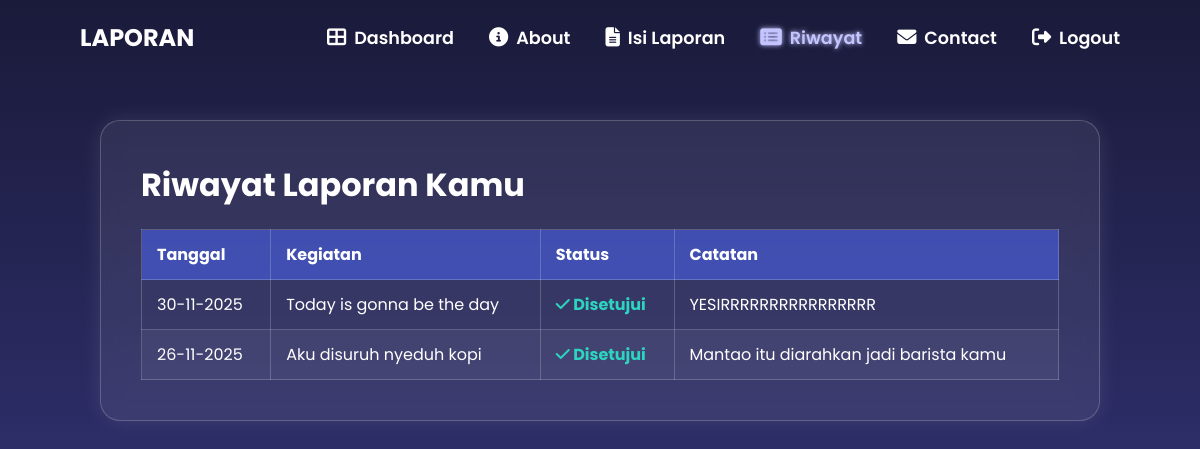
/daftar-laporan.php (signed in), run on the app's committed database.
### tables this page shows
CREATE TABLE `jurnalkegiatan` (
  `id_jurnalkegiatan` int(11) NOT NULL,
  `id_users` int(25) NOT NULL,
  `id_siswa` int(25) NOT NULL,
  `tanggal` date NOT NULL,
  `kegiatan` text NOT NULL,
  `waktu` varchar(50) NOT NULL,
  `status` enum('menunggu','disetujui','ditolak') DEFAULT 'menunggu',
  `paraf_pembimbing` varchar(100) DEFAULT NULL,
  `catatan_pembimbing` text DEFAULT NULL
);

### daftar-laporan.php (the view, shortened to what this page needs)
<?php
include 'config.php';
if (isset($_SESSION['user']['id_users'])) {
    $id_user = $_SESSION['user']['id_users'];
} else {
    $id_user = isset($_SESSION['user']['id_user']) ? $_SESSION['user']['id_user'] : 0;
}
$query_siswa = mysqli_query($conn, "SELECT id_siswa FROM siswa WHERE id_users = '$id_user'");
$siswa = mysqli_fetch_assoc($query_siswa);
$laporan = false;
if ($siswa) {
    $id_siswa = $siswa['id_siswa'];
    $laporan = mysqli_query($conn, "SELECT * FROM jurnalkegiatan WHERE id_siswa = '$id_siswa' ORDER BY tanggal DESC");
}
?>
<!DOCTYPE html>
<html lang="id">
<head>
    <link rel="stylesheet" href="style.css">
    <link rel="stylesheet" href="https://cdnjs.cloudflare.com/ajax/libs/font-awesome/6.5.2/css/all.min.css">
</head>
<body>
<header>
  <nav>
    <div class="logo">LAPORAN</div>
    <ul class="nav-links">
        <li><a href="dashboard.php"><i class="fa fa-th-large"></i> Dashboard</a></li>
        <li><a href="about.php"><i class="fas fa-info-circle"></i> About</a></li>
        <li><a href="laporan.php"><i class="fas fa-file-alt"></i> Isi Laporan</a></li>
        <li><a href="daftar-laporan.php" class="active"><i class="fas fa-list-alt"></i> Riwayat</a></li>
        <li><a href="contact.php"><i class="fas fa-envelope"></i> Contact</a></li>
        <li><a href="login.php" id="logout-link"><i class="fas fa-sign-out-alt"></i> Logout</a></li>
     </ul>
  </nav>
</header>
<main class="data-page">
    <div class="data-container animate-fade-up">
        <h1>Riwayat Laporan Kamu</h1>
        <div class="table-wrapper">
            <table id="laporan-table">
                <thead>
                    <tr>
                        <th>Tanggal</th>
                        <th>Kegiatan</th>
                        <th>Status</th>
                        <th>Catatan</th>
                    </tr>
                </thead>
                <tbody>
                    <?php
                    if($laporan && mysqli_num_rows($laporan) > 0) {
                        while($row = mysqli_fetch_assoc($laporan)) {
                    ?>
                    <tr>
                        <td><?php echo date('d-m-Y', strtotime($row['tanggal'])); ?></td>
                        <td><?php echo htmlspecialchars($row['kegiatan']); ?></td>
                        <td>
                            <?php
                            if($row['status'] == 'menunggu') {
                                echo '<span style="color:#f59e0b; font-weight:bold;"><i class="fas fa-clock"></i> Menunggu</span>';
                            } elseif($row['status'] == 'disetujui') {
                                echo '<span style="color:#2dd4bf; font-weight:bold;"><i class="fas fa-check"></i> Disetujui</span>';
                            } else {
                                echo '<span style="color:#ef4444; font-weight:bold;"><i class="fas fa-times"></i> Ditolak</span>';
                            }
                            ?>
                        </td>
                        <td><?php echo !empty($row['catatan_pembimbing']) ? htmlspecialchars($row['catatan_pembimbing']) : '-'; ?></td>
                    </tr>
                    <?php
                        }
                    } else {
                        echo "<tr><td colspan='4' style='text-align:center; padding: 20px;'>Belum ada laporan yang dibuat.</td></tr>";
                    }
                    ?>
                </tbody>
            </table>
        </div>
    </div>
</main>
</body>
</html>

### style.css (style rules this page uses)
* { margin: 0; padding: 0; box-sizing: border-box; }
body { font-family: 'Poppins', sans-serif; background-color: #1a1a3a; color: #ffffff; overflow-x: hidden; }
header { position: absolute; top: 0; left: 0; width: 100%; padding: 20px 80px; z-index: 100; }
nav { display: flex; justify-content: space-between; align-items: center; }
.logo { font-size: 1em; font-weight: 700; }
.nav-links { display: flex; list-style: none; gap: 30px; }
.nav-links a { text-decoration: none; color: #ffffff; font-weight: 600; transition: color 0.3s ease; }
nav { display: flex; justify-content: space-between; align-items: center; animation: fadeSlideDown 0.8s ease forwards; }
.nav-links a.active { color: #8a9fff; text-shadow: 0 0 10px #8a9fff; }
.logo { font-size: 1.5em; font-weight: 700; }
.nav-links { display: flex; list-style: none; gap: 35px; }
.nav-links a { text-decoration: none; color: #ffffff; font-weight: 600; transition: color 0.3s ease; display: flex; align-items: center; gap: 8px; font-size: 1.1rem; }
.nav-links a:hover, .nav-links a.active { color: #c4c4ff; text-shadow: 0 0 5px #c4c4ff; }
.nav-links i { font-size: 1.2rem; }
.table-wrapper { overflow-x: auto; }
.animate-fade-up { opacity: 0; animation: fadeIn 1s ease-out forwards; }
.about-page, .contact-page, .data-page { padding: 120px 20px 40px 20px; min-height: 100vh; background: linear-gradient(to bottom, #1a1a3a, #3c3c8c); color: #ffffff; display: flex; justify-content: center; align-items: flex-start; }
.about-content, .contact-container, .data-container { width: 100%; max-width: 800px; padding: 40px; background-color: rgba(255, 255, 255, 0.08); border-radius: 20px; box-shadow: 0 0 20px rgba(255, 255, 255, 0.1); backdrop-filter: blur(10px); border: 1px solid rgba(255, 255, 255, 0.2); opacity: 0; animation: fadeIn 1s ease-out 0.2s forwards; }
.data-container { max-width: 1000px; }
#laporan-table { width: 100%; border-collapse: collapse; margin-top: 20px; }
#laporan-table th, #laporan-table td { padding: 12px 15px; border: 1px solid rgba(255, 255, 255, 0.2); text-align: left; }
#laporan-table thead { background-color: rgba(74, 105, 255, 0.5); }
#laporan-table tbody tr:nth-child(even) { background-color: rgba(255, 255, 255, 0.05); }

### data on the page
jurnalkegiatan: tanggal "30-11-2025", kegiatan "Today is gonna be the day", status "disetujui" (drawn), catatan_pembimbing "YESIRRRRRRRRRRRRRRRR"
jurnalkegiatan: tanggal "26-11-2025", kegiatan "Aku disuruh nyeduh kopi", status "disetujui" (drawn), catatan_pembimbing "Mantao itu diarahkan jadi barista kamu"
